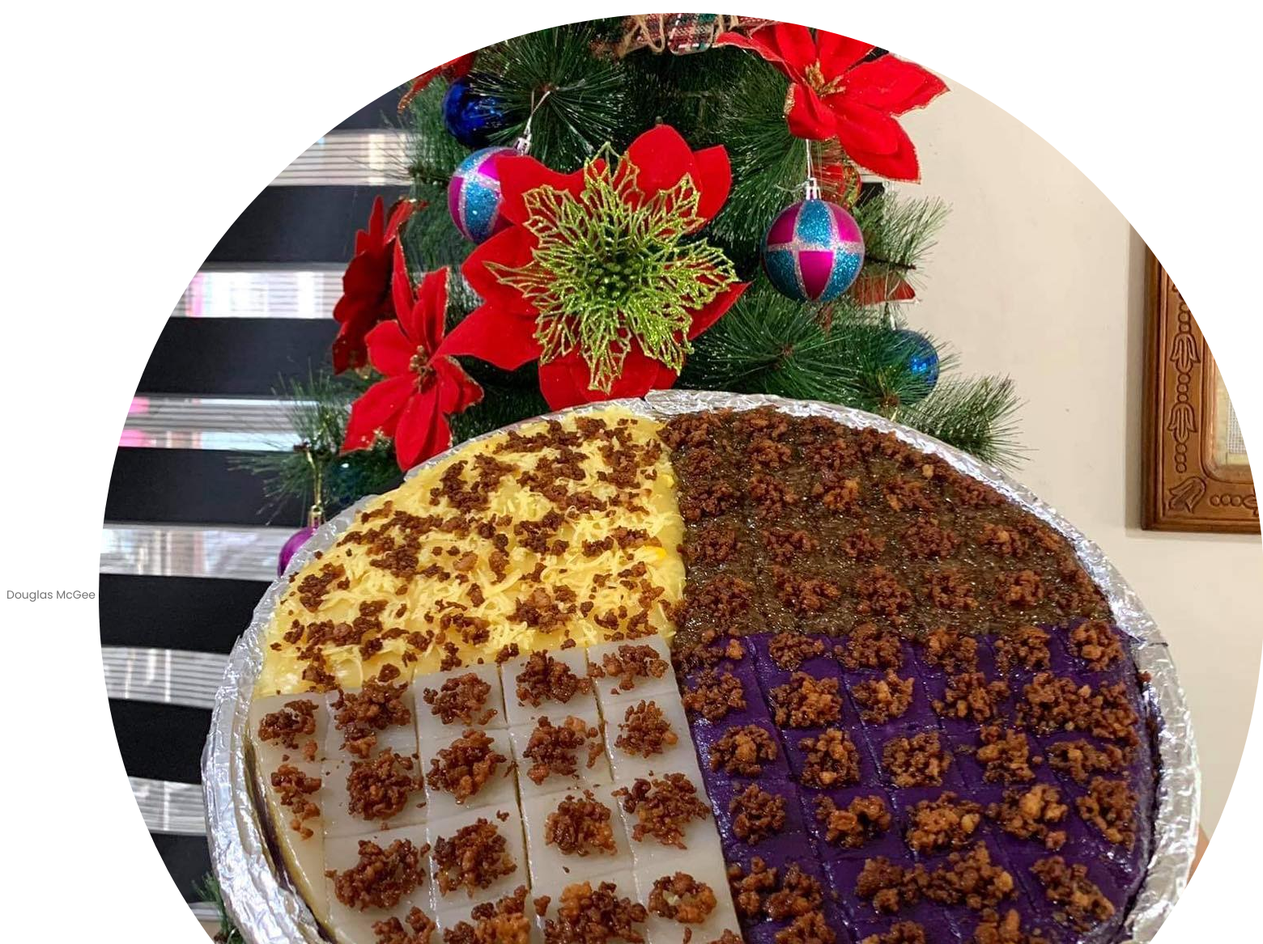
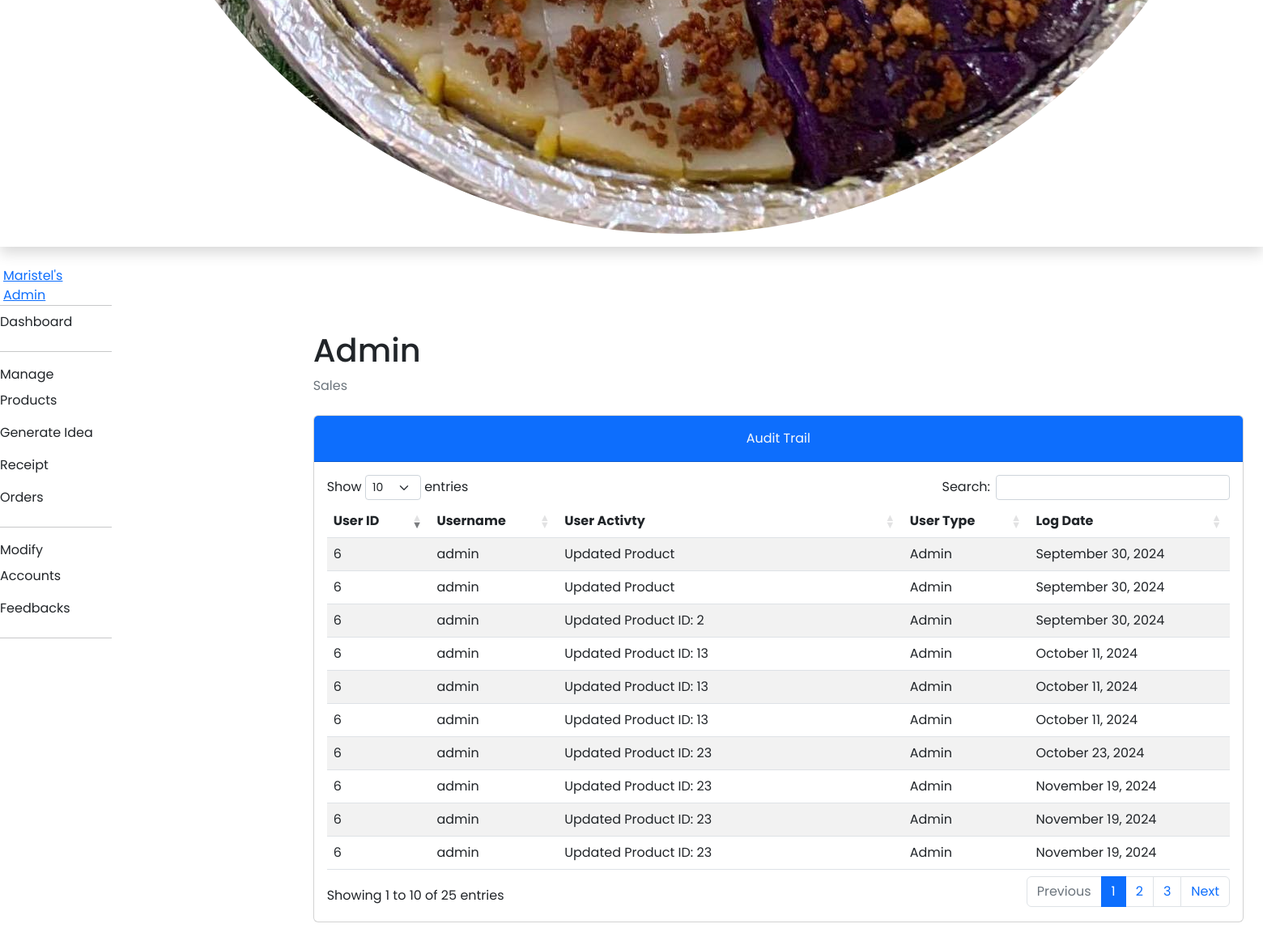
Page /admin/auditTrail.php (signed in) on the committed database (2 pictures, top to bottom).
### tables this page shows
CREATE TABLE `tbl_audit_trail` (
  `trail_user_id` int(11) DEFAULT NULL,
  `trail_username` varchar(50) DEFAULT NULL,
  `trail_activity` varchar(50) DEFAULT NULL,
  `trail_user_type` varchar(50) DEFAULT NULL,
  `trail_date` timestamp NOT NULL DEFAULT current_timestamp()
);

### admin/auditTrail.php (the view, shortened to what this page needs)
<!DOCTYPE html>
<html lang="en">
  <head>
    <link href="../plugins/dataTables.bootstrap5.min.css" rel="stylesheet" />
    <link href="../plugins/responsive.bootstrap5.min.css" rel="stylesheet" />
    <link href="../styles/bootstrap5-min.css" rel="stylesheet" />
    <link href="../styles/card-general.css" rel="stylesheet" />
  </head>
  <body class="sb-nav-fixed">
    <?php require_once("./navbar.php"); ?>
    <div id="layoutSidenav">
      <?php require_once("./sidebar.php"); ?>
      <div id="layoutSidenav_content">
        <main>
          <div class="container-fluid px-4">
            <h1 class="mt-4" id="full_name">Admin</h1>
            <ol class="breadcrumb mb-4">
              <li class="breadcrumb-item active">Sales</li>
            </ol>
              <div class="card mb-5">
                    <div class="card-header bg-primary pt-3">
                        <div class="text-center">
                            <p class="card-title text-light">Audit Trail
                        </div>
                    </div>
                    <div class="card-body">
                      <table id="userAuditLogs" class="table table-striped nowrap" style="width:100%">
                        <thead>
                          <tr>
                            <th>User ID</th>
                            <th>Username</th>
                            <th>User Activty</th>
                            <th>User Type</th>
                            <th>Log Date</th>
                          </tr>
                        </thead>
                        <tbody>
                          <?php
                            $query = "SELECT * FROM tbl_audit_trail";
                            $stmt = $conn->prepare($query);
                            $stmt->execute();
                            $result = $stmt->get_result();
                              while ($data = $result->fetch_assoc()) {
                                $dateObject = new DateTime($data["trail_date"]);
                          ?>
                          <tr>
                            <td><?php echo $data['trail_user_id'];?></td>
                            <td><?php echo $data['trail_username'];?></td>
                            <td><?php echo $data['trail_activity'];?></td>
                            <td><?php echo $data['trail_user_type'];?></td>
                            <td><?php echo $dateObject->format('F j, Y'); ?></td>
                          </tr>
                          <?php
                            }
                          ?>
                        </tbody>
                      </table>
                    </div>
                  </div>
            </div>
      </main>
    </div>
  </div>
    <link rel="stylesheet" href="../styles/dataTables.min.css">
  </body>
</html>

### styles/card-general.css (style rules this page uses)
* { margin: 0; padding: 0; box-sizing: border-box; font-family: "Poppins", sans-serif; }

### rows in the picture
tbl_audit_trail: trail_user "6", trail_username "admin", trail_activity "Updated Product", trail_user_type "Admin", trail_date "September 30, 2024"
tbl_audit_trail: trail_user "6", trail_username "admin", trail_activity "Updated Product", trail_user_type "Admin", trail_date "September 30, 2024"
tbl_audit_trail: trail_user "6", trail_username "admin", trail_activity "Updated Product ID: 2", trail_user_type "Admin", trail_date "September 30, 2024"
tbl_audit_trail: trail_user "6", trail_username "admin", trail_activity "Updated Product ID: 13", trail_user_type "Admin", trail_date "October 11, 2024"
tbl_audit_trail: trail_user "6", trail_username "admin", trail_activity "Updated Product ID: 13", trail_user_type "Admin", trail_date "October 11, 2024"
tbl_audit_trail: trail_user "6", trail_username "admin", trail_activity "Updated Product ID: 13", trail_user_type "Admin", trail_date "October 11, 2024"
tbl_audit_trail: trail_user "6", trail_username "admin", trail_activity "Updated Product ID: 23", trail_user_type "Admin", trail_date "October 23, 2024"
tbl_audit_trail: trail_user "6", trail_username "admin", trail_activity "Updated Product ID: 23", trail_user_type "Admin", trail_date "November 19, 2024"
tbl_audit_trail: trail_user "6", trail_username "admin", trail_activity "Updated Product ID: 23", trail_user_type "Admin", trail_date "November 19, 2024"
tbl_audit_trail: trail_user "6", trail_username "admin", trail_activity "Updated Product ID: 23", trail_user_type "Admin", trail_date "November 19, 2024"
